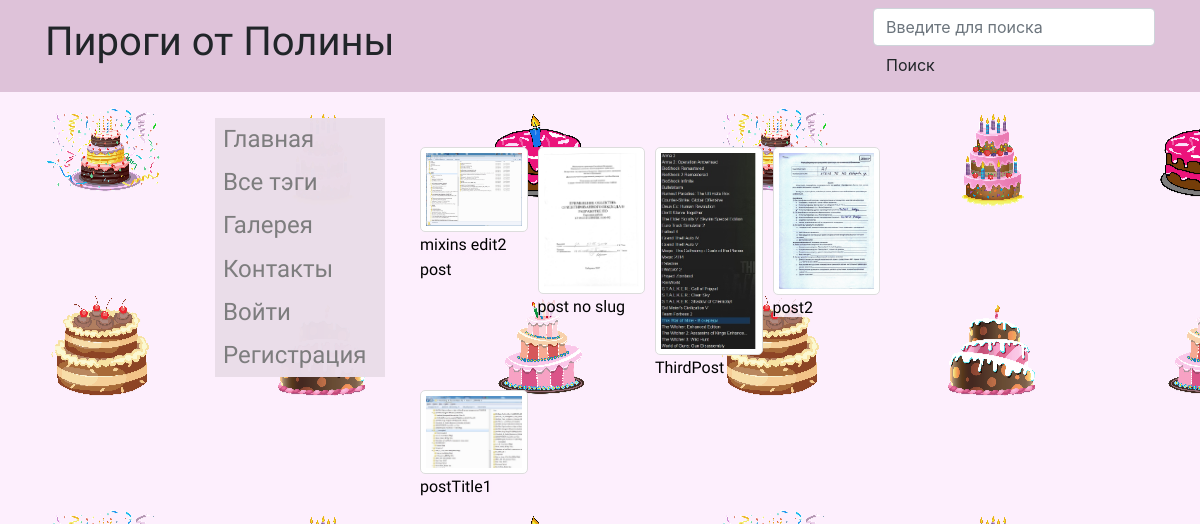
The page /cake/imgs/ on the database its author committed.
### cake/models.py (models this page shows, shortened)
class Post(models.Model):
    title = models.CharField(max_length=150, db_index=True)
    slug = models.SlugField(max_length=150, blank=True, unique=True)
    body = models.TextField(blank=True, db_index=True)
    tags = models.ManyToManyField('Tag', blank=True, related_name='posts')
    date_pub = models.DateTimeField(auto_now_add=True)
    img = models.ImageField(blank=True)
    def get_absolute_url(self):
        return reverse('post_detail_url', kwargs={'slug': self.slug})
    class Meta:
        ordering = ['-date_pub']

### cake/views.py (the view)
# urls.py: path('imgs/', imgs_list, name='imgs_list_url'),
def imgs_list(request):
    posts = Post.objects.all()
    imgs=[]
    im = []
    con = 0
    for post in posts:
        if post.img:
            imgs.append(post)
    return render(request, 'cake/imgs_list.html', context={'imgs': imgs})

### cake/templates/cake/imgs_list.html (shortened to what this page needs)
{% load static %}
<!DOCTYPE html>
<html lang="en">
<head>
    <link rel="stylesheet" href="https://stackpath.bootstrapcdn.com/bootstrap/4.2.1/css/bootstrap.min.css">
    <link rel="stylesheet" href="{% static 'css/styles.css' %}">
</head>
<body>
<nav class="navbar fixed-top" style="background-color: #DEC2D9">
    <div class="container">
        <div class="navbar-header">
            <h1>Пироги от Полины</h1>
        </div>
        <div id="username">
        </div>
        <form class="navbar-form navbar-left" role="search" action="{% url 'posts_list_url' %}">
            <input class="form-control mr-sm-2" type="search" placeholder="Введите для поиска" aria-label="Search" name="search">
            <button type="submit" class="btn btn-default">Поиск</button>
        </form>
    </div>
</nav>
<div class="container-fluid mt-5">
    <div class="row">
        <header class="col-md-2 offset-md-2">
            <nav class="sidebar-sticky bg-light navbar-light navbar-expand-md" style="opacity: 0.98">
                <div class="collapse navbar-collapse" id="navbarSupportedContent" style="background-color: #DEC2D9; opacity: 0.5">
                    <ul class="navbar-nav mr-auto flex-column">
                        <li class="nav-item active">
                            <a class="menuNames" href="{% url 'posts_list_url' %}" class="nav-link">Главная</a>
                        </li>
                        <li class="nav-item active">
                            <a class="menuNames" href="{% url 'tags_list_url' %}" class="nav-link">Все тэги</a>
                        </li>
                        <li class="nav-item active">
                            <a class="menuNames" href="{% url 'imgs_list_url' %}" class="nav-link">Галерея</a>
                        </li>
                        <li class="nav-item active">
                            <a class="menuNames" href="{% url 'about' %}" class="nav-link">Контакты</a>
                        </li>
                        {% if request.user.is_authenticated %}
                            <li class="nav-item active">
                                <a class="menuNames" href="{% url 'logout' %}" class="nav-link">Выйти из профиля</a>
                            </li>
                        {% else %}
                            <li class="nav-item active">
                                <a class="menuNames" href="{% url 'login' %}" class="nav-link">Войти</a>
                            </li>
                            <li class="nav-item active">
                                <a class="menuNames" href="{% url 'register' %}" class="nav-link">Регистрация</a>
                            </li>
                        {% endif %}
                    </ul>
                </div>
            </nav>
        </header>
        <div class="col-5  mt-4">
            <div class="container">
                <div class="row">
                    {% for img in imgs %}
                        <div class="col-lg-3 col-md-4 col-6 thumb">
                                <a data-fancybox="gallery" href="{{ img.img.url }} ">
                                    <img class="img-fluid" src="{{ img.img.url }}" alt="...">
                                </a>
                                <a class="namesImgs" href="{{ img.get_absolute_url }}">{{img.title}}</a>
                        </div>
                    {% endfor %}
                </div>
            </div>
        </div>
    </div>
</div>
<link rel="stylesheet" href="https://cdn.jsdelivr.net/gh/fancyapps/fancybox@3.5.6/dist/jquery.fancybox.min.css" />
</body>
</html>

### static/css/styles.css (style rules this page uses)
img { max-width: 800px; //ширина }
body { background-opacity: 0.3; padding-top: 70px; background-image: url(/cake/media/6rdy2.png); background-position: left bottom; background-repeat: repeat; }
.thumb img { -webkit-filter: grayscale(0); filter: none; border-radius: 5px; background-color: #fff; border: 1px solid #ddd; padding: 5px; }
.thumb { padding: 5px; }
h1, h2 { font-family: 'Kurale', serif; }
.menuNames { margin-left: 8px; line-height: 1.8; font-size: 24px; color: black; }
a { font-family: 'Bad Script', cursive; }
#username { font-family: 'Kurale', serif; position: absolute; right: 29%; top: 20px; width: 225px; padding: 5px; }

### cake/templates/cake/imgs_list.html (style rules this page uses)
h1, h2 { font-family: 'Kurale', serif; }
.menuNames { margin-left: 8px; line-height: 1.8; font-size: 24px; color: black; }
.namesImgs { background-color: rgba(253,239,253,0.85); font-size: 16px; color: black; }

### rows shown on the page
Post: img (picture), title "mixins edit2 post"
Post: img (picture), title "post no slug"
Post: img (picture), title "ThirdPost"
Post: img (picture), title "post2"
Post: img (picture), title "postTitle1"
